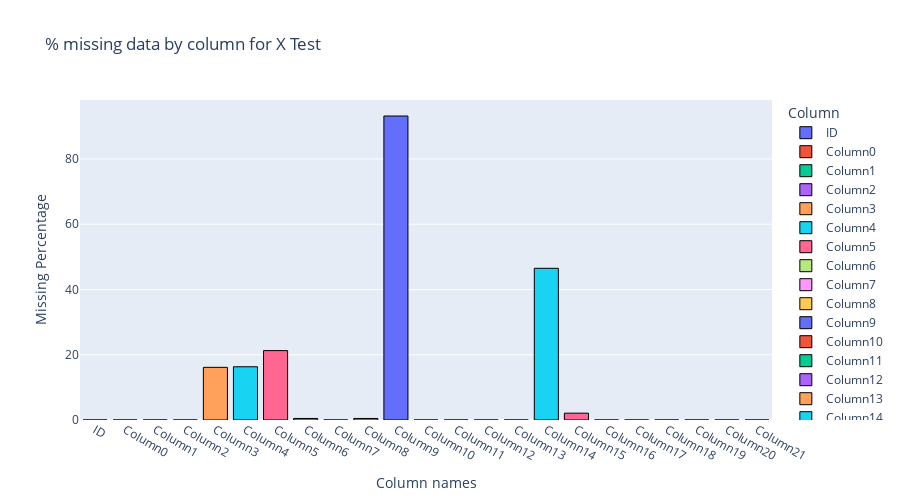

Notebook code for this chart:
### Code cell
fig = px.bar(data_frame = missing_xtest_df, 
             x = missing_xtest_df['Column'],
             y = missing_xtest_df['Missing'],
             height = 500,
             color = missing_xtest_df['Column'],
             title = '% missing data by column for X Test')

fig.update_traces(marker_line_color = 'black',
                  marker_line_width = 1)
fig.update_layout(xaxis_title = 'Column names',
                  yaxis_title = 'Missing Percentage')

fig.show()

### Figure 1 — Plotly figure (JSON) as saved in the notebook; plotly's stock layout.template omitted (floating-point values rounded to 4 significant figures)
{"data": [{"alignmentgroup": "True", "hovertemplate": "Column=%{x}<br>Missing=%{y}<extra></extra>", "legendgroup": "ID", "marker": {"color": "#636efa", "line": {"color": "black", "width": 1}, "pattern": {"shape": ""}}, "name": "ID", "offsetgroup": "ID", "orientation": "v", "showlegend": true, "textposition": "auto", "type": "bar", "x": ["ID"], "xaxis": "x", "y": [0], "yaxis": "y"}, {"alignmentgroup": "True", "hovertemplate": "Column=%{x}<br>Missing=%{y}<extra></extra>", "legendgroup": "Column0", "marker": {"color": "#EF553B", "line": {"color": "black", "width": 1}, "pattern": {"shape": ""}}, "name": "Column0", "offsetgroup": "Column0", "orientation": "v", "showlegend": true, "textposition": "auto", "type": "bar", "x": ["Column0"], "xaxis": "x", "y": [0.0007642], "yaxis": "y"}, {"alignmentgroup": "True", "hovertemplate": "Column=%{x}<br>Missing=%{y}<extra></extra>", "legendgroup": "Column1", "marker": {"color": "#00cc96", "line": {"color": "black", "width": 1}, "pattern": {"shape": ""}}, "name": "Column1", "offsetgroup": "Column1", "orientation": "v", "showlegend": true, "textposition": "auto", "type": "bar", "x": ["Column1"], "xaxis": "x", "y": [0], "yaxis": "y"}, {"alignmentgroup": "True", "hovertemplate": "Column=%{x}<br>Missing=%{y}<extra></extra>", "legendgroup": "Column2", "marker": {"color": "#ab63fa", "line": {"color": "black", "width": 1}, "pattern": {"shape": ""}}, "name": "Column2", "offsetgroup": "Column2", "orientation": "v", "showlegend": true, "textposition": "auto", "type": "bar", "x": ["Column2"], "xaxis": "x", "y": [0], "yaxis": "y"}, {"alignmentgroup": "True", "hovertemplate": "Column=%{x}<br>Missing=%{y}<extra></extra>", "legendgroup": "Column3", "marker": {"color": "#FFA15A", "line": {"color": "black", "width": 1}, "pattern": {"shape": ""}}, "name": "Column3", "offsetgroup": "Column3", "orientation": "v", "showlegend": true, "textposition": "auto", "type": "bar", "x": ["Column3"], "xaxis": "x", "y": [16.14], "yaxis": "y"}, {"alignmentgroup": "True", "hovertemplate": "Column=%{x}<br>Missing=%{y}<extra></extra>", "legendgroup": "Column4", "marker": {"color": "#19d3f3", "line": {"color": "black", "width": 1}, "pattern": {"shape": ""}}, "name": "Column4", "offsetgroup": "Column4", "orientation": "v", "showlegend": true, "textposition": "auto", "type": "bar", "x": ["Column4"], "xaxis": "x", "y": [16.32], "yaxis": "y"}, {"alignmentgroup": "True", "hovertemplate": "Column=%{x}<br>Missing=%{y}<extra></extra>", "legendgroup": "Column5", "marker": {"color": "#FF6692", "line": {"color": "black", "width": 1}, "pattern": {"shape": ""}}, "name": "Column5", "offsetgroup": "Column5", "orientation": "v", "showlegend": true, "textposition": "auto", "type": "bar", "x": ["Column5"], "xaxis": "x", "y": [21.27], "yaxis": "y"}, {"alignmentgroup": "True", "hovertemplate": "Column=%{x}<br>Missing=%{y}<extra></extra>", "legendgroup": "Column6", "marker": {"color": "#B6E880", "line": {"color": "black", "width": 1}, "pattern": {"shape": ""}}, "name": "Column6", "offsetgroup": "Column6", "orientation": "v", "showlegend": true, "textposition": "auto", "type": "bar", "x": ["Column6"], "xaxis": "x", "y": [0.4715], "yaxis": "y"}, {"alignmentgroup": "True", "hovertemplate": "Column=%{x}<br>Missing=%{y}<extra></extra>", "legendgroup": "Column7", "marker": {"color": "#FF97FF", "line": {"color": "black", "width": 1}, "pattern": {"shape": ""}}, "name": "Column7", "offsetgroup": "Column7", "orientation": "v", "showlegend": true, "textposition": "auto", "type": "bar", "x": ["Column7"], "xaxis": "x", "y": [0], "yaxis": "y"}, {"alignmentgroup": "True", "hovertemplate": "Column=%{x}<br>Missing=%{y}<extra></extra>", "legendgroup": "Column8", "marker": {"color": "#FECB52", "line": {"color": "black", "width": 1}, "pattern": {"shape": ""}}, "name": "Column8", "offsetgroup": "Column8", "orientation": "v", "showlegend": true, "textposition": "auto", "type": "bar", "x": ["Column8"], "xaxis": "x", "y": [0.4715], "yaxis": "y"}, {"alignmentgroup": "True", "hovertemplate": "Column=%{x}<br>Missing=%{y}<extra></extra>", "legendgroup": "Column9", "marker": {"color": "#636efa", "line": {"color": "black", "width": 1}, "pattern": {"shape": ""}}, "name": "Column9", "offsetgroup": "Column9", "orientation": "v", "showlegend": true, "textposition": "auto", "type": "bar", "x": ["Column9"], "xaxis": "x", "y": [93.18], "yaxis": "y"}, {"alignmentgroup": "True", "hovertemplate": "Column=%{x}<br>Missing=%{y}<extra></extra>", "legendgroup": "Column10", "marker": {"color": "#EF553B", "line": {"color": "black", "width": 1}, "pattern": {"shape": ""}}, "name": "Column10", "offsetgroup": "Column10", "orientation": "v", "showlegend": true, "textposition": "auto", "type": "bar", "x": ["Column10"], "xaxis": "x", "y": [0], "yaxis": "y"}, {"alignmentgroup": "True", "hovertemplate": "Column=%{x}<br>Missing=%{y}<extra></extra>", "legendgroup": "Column11", "marker": {"color": "#00cc96", "line": {"color": "black", "width": 1}, "pattern": {"shape": ""}}, "name": "Column11", "offsetgroup": "Column11", "orientation": "v", "showlegend": true, "textposition": "auto", "type": "bar", "x": ["Column11"], "xaxis": "x", "y": [0], "yaxis": "y"}, {"alignmentgroup": "True", "hovertemplate": "Column=%{x}<br>Missing=%{y}<extra></extra>", "legendgroup": "Column12", "marker": {"color": "#ab63fa", "line": {"color": "black", "width": 1}, "pattern": {"shape": ""}}, "name": "Column12", "offsetgroup": "Column12", "orientation": "v", "showlegend": true, "textposition": "auto", "type": "bar", "x": ["Column12"], "xaxis": "x", "y": [0], "yaxis": "y"}, {"alignmentgroup": "True", "hovertemplate": "Column=%{x}<br>Missing=%{y}<extra></extra>", "legendgroup": "Column13", "marker": {"color": "#FFA15A", "line": {"color": "black", "width": 1}, "pattern": {"shape": ""}}, "name": "Column13", "offsetgroup": "Column13", "orientation": "v", "showlegend": true, "textposition": "auto", "type": "bar", "x": ["Column13"], "xaxis": "x", "y": [0], "yaxis": "y"}, {"alignmentgroup": "True", "hovertemplate": "Column=%{x}<br>Missing=%{y}<extra></extra>", "legendgroup": "Column14", "marker": {"color": "#19d3f3", "line": {"color": "black", "width": 1}, "pattern": {"shape": ""}}, "name": "Column14", "offsetgroup": "Column14", "orientation": "v", "showlegend": true, "textposition": "auto", "type": "bar", "x": ["Column14"], "xaxis": "x", "y": [46.49], "yaxis": "y"}, {"alignmentgroup": "True", "hovertemplate": "Column=%{x}<br>Missing=%{y}<extra></extra>", "legendgroup": "Column15", "marker": {"color": "#FF6692", "line": {"color": "black", "width": 1}, "pattern": {"shape": ""}}, "name": "Column15", "offsetgroup": "Column15", "orientation": "v", "showlegend": true, "textposition": "auto", "type": "bar", "x": ["Column15"], "xaxis": "x", "y": [2.096], "yaxis": "y"}, {"alignmentgroup": "True", "hovertemplate": "Column=%{x}<br>Missing=%{y}<extra></extra>", "legendgroup": "Column16", "marker": {"color": "#B6E880", "line": {"color": "black", "width": 1}, "pattern": {"shape": ""}}, "name": "Column16", "offsetgroup": "Column16", "orientation": "v", "showlegend": true, "textposition": "auto", "type": "bar", "x": ["Column16"], "xaxis": "x", "y": [0], "yaxis": "y"}, {"alignmentgroup": "True", "hovertemplate": "Column=%{x}<br>Missing=%{y}<extra></extra>", "legendgroup": "Column17", "marker": {"color": "#FF97FF", "line": {"color": "black", "width": 1}, "pattern": {"shape": ""}}, "name": "Column17", "offsetgroup": "Column17", "orientation": "v", "showlegend": true, "textposition": "auto", "type": "bar", "x": ["Column17"], "xaxis": "x", "y": [0], "yaxis": "y"}, {"alignmentgroup": "True", "hovertemplate": "Column=%{x}<br>Missing=%{y}<extra></extra>", "legendgroup": "Column18", "marker": {"color": "#FECB52", "line": {"color": "black", "width": 1}, "pattern": {"shape": ""}}, "name": "Column18", "offsetgroup": "Column18", "orientation": "v", "showlegend": true, "textposition": "auto", "type": "bar", "x": ["Column18"], "xaxis": "x", "y": [0], "yaxis": "y"}, {"alignmentgroup": "True", "hovertemplate": "Column=%{x}<br>Missing=%{y}<extra></extra>", "legendgroup": "Column19", "marker": {"color": "#636efa", "line": {"color": "black", "width": 1}, "pattern": {"shape": ""}}, "name": "Column19", "offsetgroup": "Column19", "orientation": "v", "showlegend": true, "textposition": "auto", "type": "bar", "x": ["Column19"], "xaxis": "x", "y": [0], "yaxis": "y"}, {"alignmentgroup": "True", "hovertemplate": "Column=%{x}<br>Missing=%{y}<extra></extra>", "legendgroup": "Column20", "marker": {"color": "#EF553B", "line": {"color": "black", "width": 1}, "pattern": {"shape": ""}}, "name": "Column20", "offsetgroup": "Column20", "orientation": "v", "showlegend": true, "textposition": "auto", "type": "bar", "x": ["Column20"], "xaxis": "x", "y": [0], "yaxis": "y"}, {"alignmentgroup": "True", "hovertemplate": "Column=%{x}<br>Missing=%{y}<extra></extra>", "legendgroup": "Column21", "marker": {"color": "#00cc96", "line": {"color": "black", "width": 1}, "pattern": {"shape": ""}}, "name": "Column21", "offsetgroup": "Column21", "orientation": "v", "showlegend": true, "textposition": "auto", "type": "bar", "x": ["Column21"], "xaxis": "x", "y": [0], "yaxis": "y"}], "layout": {"barmode": "relative", "height": 500, "legend": {"title": {"text": "Column"}, "tracegroupgap": 0}, "title": {"text": "% missing data by column for X Test"}, "xaxis": {"anchor": "y", "categoryarray": ["ID", "Column0", "Column1", "Column2", "Column3", "Column4", "Column5", "Column6", "Column7", "Column8", "Column9", "Column10", "Column11", "Column12", "Column13", "Column14", "Column15", "Column16", "Column17", "Column18", "Column19", "Column20", "Column21"], "categoryorder": "array", "domain": [0, 1], "title": {"text": "Column names"}}, "yaxis": {"anchor": "x", "domain": [0, 1], "title": {"text": "Missing Percentage"}}}}
